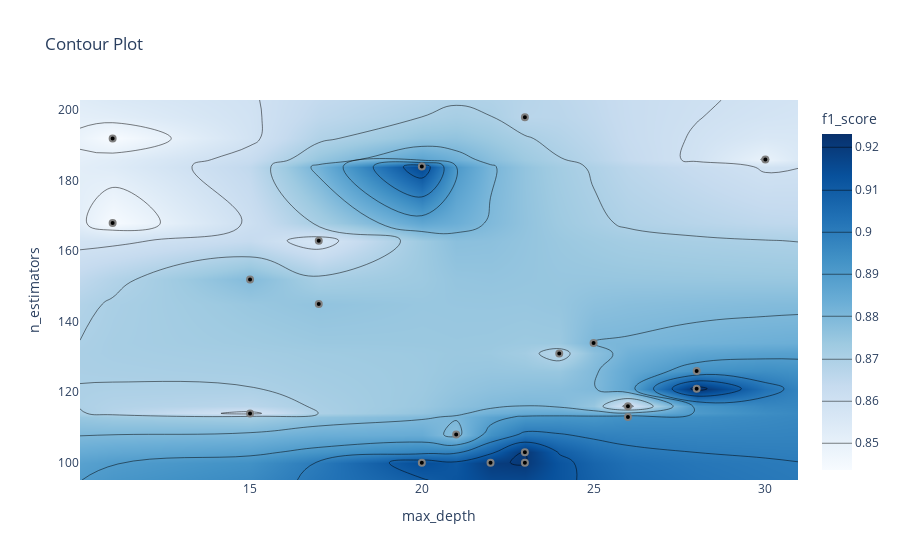

Notebook cell for this chart:
### Code cell
optuna.visualization.plot_contour(study, params=["max_depth", "n_estimators"],
                                  target_name="f1_score")

### Figure 1 — Plotly figure (JSON) as saved in the notebook; plotly's stock layout.template omitted (floating-point values rounded to 4 significant figures; data arrays with more than 128 entries replaced by an {"elided": "..."} marker saying what was removed)
{"data": [{"colorbar": {"title": {"text": "f1_score"}}, "colorscale": [[0, "rgb(247,251,255)"], [0.125, "rgb(222,235,247)"], [0.25, "rgb(198,219,239)"], [0.375, "rgb(158,202,225)"], [0.5, "rgb(107,174,214)"], [0.625, "rgb(66,146,198)"], [0.75, "rgb(33,113,181)"], [0.875, "rgb(8,81,156)"], [1, "rgb(8,48,107)"]], "connectgaps": true, "contours": {"coloring": "heatmap"}, "hoverinfo": "none", "line": {"smoothing": 1.3}, "reversescale": false, "type": "contour", "x": [10.05, 11, 15, 17, 20, 21, 22, 23, 24, 25, 26, 28, 30, 30.95], "y": [95.1, 100, 103, 108, 113, 114, 116, 121, 126, 131, 134, 145, 152, 163, 168, 184, 186, 192, 198, 202.9], "z": {"elided": "20x14 float values"}}, {"marker": {"color": "black", "line": {"color": "Grey", "width": 2}}, "mode": "markers", "showlegend": false, "type": "scatter", "x": [20, 17, 15, 30, 28, 26, 17, 15, 11, 11, 23, 23, 22, 23, 24, 20, 26, 25, 21, 28], "y": [184, 145, 152, 186, 126, 113, 163, 114, 168, 192, 198, 103, 100, 100, 131, 100, 116, 134, 108, 121]}], "layout": {"title": {"text": "Contour Plot"}, "xaxis": {"range": [10.05, 30.95], "title": {"text": "max_depth"}}, "yaxis": {"range": [95.1, 202.9], "title": {"text": "n_estimators"}}}}
